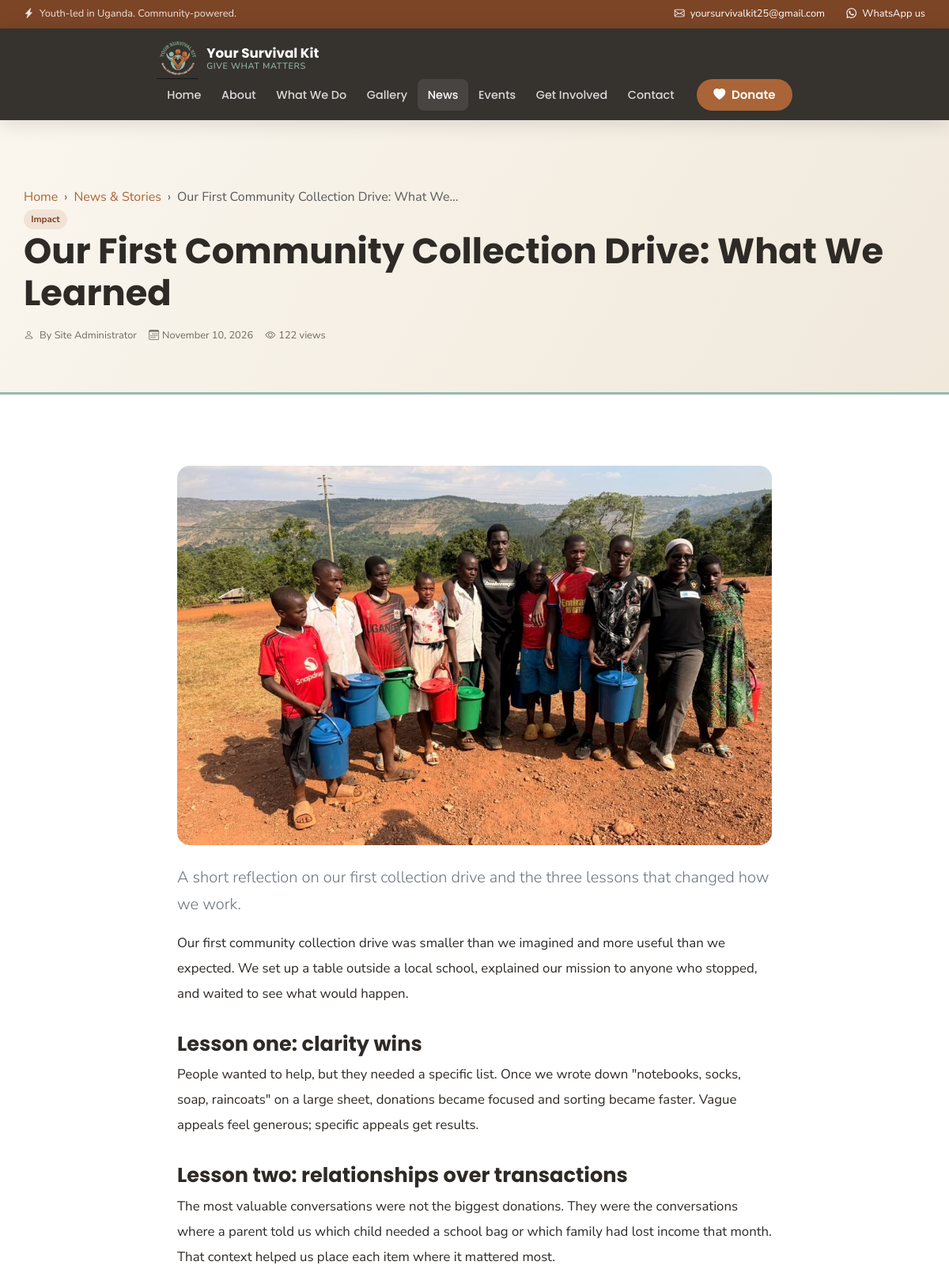
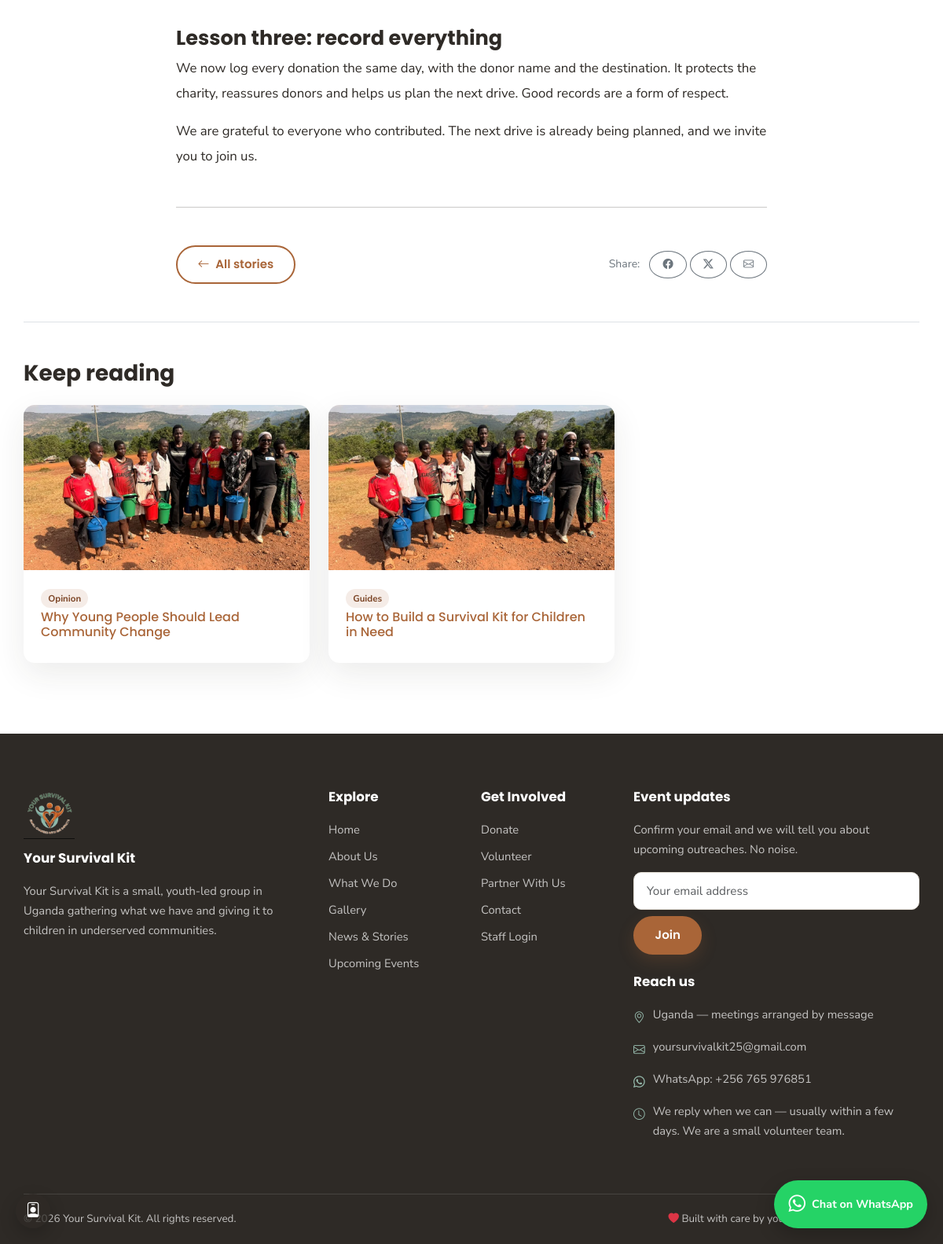
The page /news/our-first-community-collection-drive on the database its author committed (2 pictures, top to bottom).
### tables this page shows
CREATE TABLE IF NOT EXISTS news (
  id            INT UNSIGNED AUTO_INCREMENT PRIMARY KEY,
  title         VARCHAR(220) NOT NULL,
  slug          VARCHAR(240) NOT NULL UNIQUE,
  category      VARCHAR(80) NOT NULL DEFAULT 'News',
  excerpt       TEXT,
  content       LONGTEXT,
  image         VARCHAR(255),
  author_id     INT UNSIGNED DEFAULT NULL,
  status        ENUM('draft','published') NOT NULL DEFAULT 'draft',
  views         INT NOT NULL DEFAULT 0,
  published_at  DATETIME DEFAULT NULL,
  created_at    TIMESTAMP NOT NULL DEFAULT CURRENT_TIMESTAMP,
  updated_at    TIMESTAMP NOT NULL DEFAULT CURRENT_TIMESTAMP ON UPDATE CURRENT_TIMESTAMP,
  KEY idx_status (status),
  KEY idx_published (published_at),
  CONSTRAINT fk_news_author FOREIGN KEY (author_id) REFERENCES admin_users(id) ON DELETE SET NULL
);

### includes/config.php (called while the page is built, shortened)
<?php
function url(string $path = ''): string
{
    return BASE_URL . ltrim($path, '/');
}
function asset(string $path): string
{
    return url('assets/' . ltrim($path, '/'));
}

### includes/functions.php (called while the page is built, shortened)
<?php
require_once __DIR__ . '/config.php';
function e($value): string
{
    return htmlspecialchars((string) $value, ENT_QUOTES | ENT_SUBSTITUTE, 'UTF-8');
}
function image_src(?string $filename, string $fallback = 'outreach/outreach-09.jpg'): string
{
    return $filename && is_file(UPLOAD_DIR . $filename)
        ? UPLOAD_URL . rawurlencode($filename)
        : asset('img/' . $fallback);
}
function excerpt(string $text, int $length = 160): string
{
    $text = trim(strip_tags($text));
    return mb_substr($text, 0, $length) . '…';
}

### news-post.php (the view, shortened to what this page needs)
<?php
require_once __DIR__ . '/includes/config.php';
require_once __DIR__ . '/includes/functions.php';
$slug = trim($_GET['slug'] ?? '');
$stmt = $pdo->prepare(
    'SELECT n.*, a.name AS author_name FROM news n
     LEFT JOIN admin_users a ON a.id = n.author_id
     WHERE n.slug = ? AND n.status = "published" LIMIT 1'
);
$stmt->execute([$slug]);
$post = $stmt->fetch();
    ?>
    <?php
$pdo->prepare('UPDATE news SET views = views + 1 WHERE id = ?')->execute([$post['id']]);
$related = $pdo->prepare(
    'SELECT id, title, slug, image, category FROM news
     WHERE status = "published" AND id != ? ORDER BY published_at DESC LIMIT 3'
);
$related->execute([$post['id']]);
$related = $related->fetchAll();
include __DIR__ . '/includes/header.php';
?>
<section class="page-hero">
  <div class="ys-container">
    <nav aria-label="breadcrumb"><ol class="breadcrumb">
      <li class="breadcrumb-item"><a href="<?= e(url()) ?>">Home</a></li>
      <li class="breadcrumb-item"><a href="<?= e(url('news')) ?>">News & Stories</a></li>
      <li class="breadcrumb-item active" aria-current="page"><?= e(excerpt($post['title'], 45)) ?></li>
    </ol></nav>
    <span class="badge-ys mb-3"><?= e($post['category']) ?></span>
    <h1 style="font-size:clamp(1.8rem,4vw,2.8rem)"><?= e($post['title']) ?></h1>
    <p class="story-meta mt-3 mb-0">
      <span><i class="bi bi-person me-1"></i> By <?= e($post['author_name'] ?? 'Our team') ?></span>
      <span><i class="bi bi-calendar3 me-1"></i><?= e(date('F j, Y', strtotime($post['published_at'] ?? $post['created_at']))) ?></span>
      <span><i class="bi bi-eye me-1"></i><?= ((int) $post['views'] + 1) ?> views</span>
    </p>
  </div>
</section>
<section class="section">
  <div class="ys-container">
    <div class="row justify-content-center">
      <div class="col-lg-8">
        <img src="<?= e(image_src($post['image'])) ?>" alt="<?= e($post['title']) ?>" class="img-fluid w-100 mb-4 rounded-4" style="max-height:480px;object-fit:cover">
        <?php if ($post['excerpt']): ?>
          <p class="lead text-secondary"><?= e($post['excerpt']) ?></p>
        <?php endif; ?>
        <div class="article-content">
          <?= $post['content']  ?>
        </div>
        <hr class="my-5">
        <div class="d-flex flex-wrap justify-content-between align-items-center gap-3">
          <a href="<?= e(url('news')) ?>" class="btn btn-outline-ys"><i class="bi bi-arrow-left me-1"></i> All stories</a>
          <div>
            <span class="text-secondary small me-2">Share:</span>
            <a class="btn btn-sm btn-outline-secondary rounded-circle" target="_blank" rel="noopener"
               href="https://www.facebook.com/sharer/sharer.php?u=<?= urlencode(url('news/' . $post['slug'])) ?>" aria-label="Share on Facebook"><i class="bi bi-facebook"></i></a>
            <a class="btn btn-sm btn-outline-secondary rounded-circle" target="_blank" rel="noopener"
               href="https://twitter.com/intent/tweet?url=<?= urlencode(url('news/' . $post['slug'])) ?>&text=<?= urlencode($post['title']) ?>" aria-label="Share on X"><i class="bi bi-twitter-x"></i></a>
            <a class="btn btn-sm btn-outline-secondary rounded-circle" target="_blank" rel="noopener"
               href="mailto:?subject=<?= urlencode($post['title']) ?>&body=<?= urlencode(url('news/' . $post['slug'])) ?>" aria-label="Share by email"><i class="bi bi-envelope"></i></a>
          </div>
        </div>
      </div>
    </div>
    <?php if ($related): ?>
      <div class="mt-5 pt-5 border-top">
        <h3 class="mb-4">Keep reading</h3>
        <div class="row g-4">
          <?php foreach ($related as $r): ?>
            <div class="col-md-4">
              <article class="story-card">
                <a href="<?= e(url('news/' . $r['slug'])) ?>"><img src="<?= e(image_src($r['image'])) ?>" alt="<?= e($r['title']) ?>" loading="lazy"></a>
                <div class="story-body">
                  <span class="badge-ys mb-2"><?= e($r['category']) ?></span>
                  <h5 class="h6"><a href="<?= e(url('news/' . $r['slug'])) ?>"><?= e($r['title']) ?></a></h5>
                </div>
              </article>
            </div>
          <?php endforeach; ?>
        </div>
      </div>
    <?php endif; ?>
  </div>
</section>
<?php include __DIR__ . '/includes/footer.php'; ?>

### assets/css/style.css (style rules this page uses)
:root { --ys-brown: #a96538; --ys-brown-dark: #7c4526; --ys-green: #96baac; --ys-green-dark: #5c8577; --ys-ink: #2e2a26; --ys-muted: #6f6a62; --ys-cream: #faf6ee; --ys-sand: #f0e8db; --ys-gold: #e5b24b; --ys-white: #ffffff; --ys-radius: 14px; --ys-shadow: 0 14px 40px rgba(46, 42, 38, .09); --ys-font-head: 'Poppins', sans-serif; --ys-font-body: 'Nunito Sans', sans-serif; }
html { scroll-behavior: smooth; }
body { font-family: var(--ys-font-body); color: var(--ys-ink); background: var(--ys-white); font-size: 16px; line-height: 1.7; }
h1, h2, h3, h4, h5, h6 { font-family: var(--ys-font-head); font-weight: 700; color: var(--ys-ink); }
a { color: var(--ys-brown); text-decoration: none; transition: color .2s ease; }
img { max-width: 100%; }
.ys-container { max-width: 1180px; margin: 0 auto; padding: 0 20px; }
.section { padding: 90px 0; }
.btn { border-radius: 50px; padding: .7rem 1.6rem; font-family: var(--ys-font-head); font-weight: 600; font-size: .94rem; }
.btn-outline-ys { background: transparent; color: var(--ys-brown); border: 2px solid var(--ys-brown); }
.btn-sm { padding: .4rem 1rem; font-size: .82rem; }
.page-hero { background: linear-gradient(120deg, var(--ys-cream), var(--ys-sand)); padding: 70px 0 60px; border-bottom: 3px solid var(--ys-green); }
.page-hero h1 { font-size: clamp(2rem, 4.5vw, 3rem); margin-bottom: 10px; }
.page-hero p { color: var(--ys-muted); max-width: 680px; margin: 0; }
.breadcrumb { margin-top: 14px; margin-bottom: 0; --bs-breadcrumb-divider: '›'; }
.breadcrumb a { color: var(--ys-brown); }
.story-card { background: #fff; border-radius: var(--ys-radius); overflow: hidden; box-shadow: var(--ys-shadow); height: 100%; transition: transform .25s; }
.story-card img { width: 100%; height: 210px; object-fit: cover; }
.story-card .story-body { padding: 22px; }
.story-meta { font-size: .8rem; color: var(--ys-muted); margin-bottom: 8px; }
.story-meta span { margin-right: 12px; }
.badge-ys { background: rgba(169,101,56,.12); color: var(--ys-brown-dark); border-radius: 50px; padding: .35em .8em; font-size: .72rem; font-weight: 700; }
.article-content { font-size: 1.05rem; line-height: 1.9; }
.article-content h2 { margin-top: 2rem; font-size: 1.6rem; }
html { -webkit-text-size-adjust: 100%; }
body { overflow-x: hidden; }

### rows shown on the page
news: title "Our First Community Collection Drive: What We…", category "Impact", title "Our First Community Collection Drive: What We Learned", author.name "Site Administrator", published_at "November 10, 2026", (int) $post['views'] + 1 "122", excerpt "A short reflection on our first collection drive and the three lessons that changed how we work.", content "Our first community collection drive was smaller than we imagined and more useful than we expected. We set up a table outside a local school, explained our mission to anyone who stopped, and waited to see what would happen. Lesson one: clarity wins People wanted to help, but they needed a specific list. Once we wrote down \"notebooks, socks, soap, raincoats\" on a large sheet, donations became focused and sorting became faster. Vague appeals feel generous; specific appeals get results. Lesson two: relationships over transactions The most valuable conversations were not the biggest donations. They were the conversations where a parent told us which child needed a school bag or which family had…"
news: category "Opinion", title "Why Young People Should Lead Community Change"
news: category "Guides", title "How to Build a Survival Kit for Children in Need"

### other values the page prints
$email "yoursurvivalkit25@gmail.com"
setting('about_short', SITE_TAGLINE) "Your Survival Kit is a small, youth-led group in Uganda gathering what we have and giving it to children in underserved communities."
$address "Uganda — meetings arranged by message"
setting('whatsapp_number') "+256 765 976851"
$hours "We reply when we can — usually within a few days. We are a small volunteer team."
